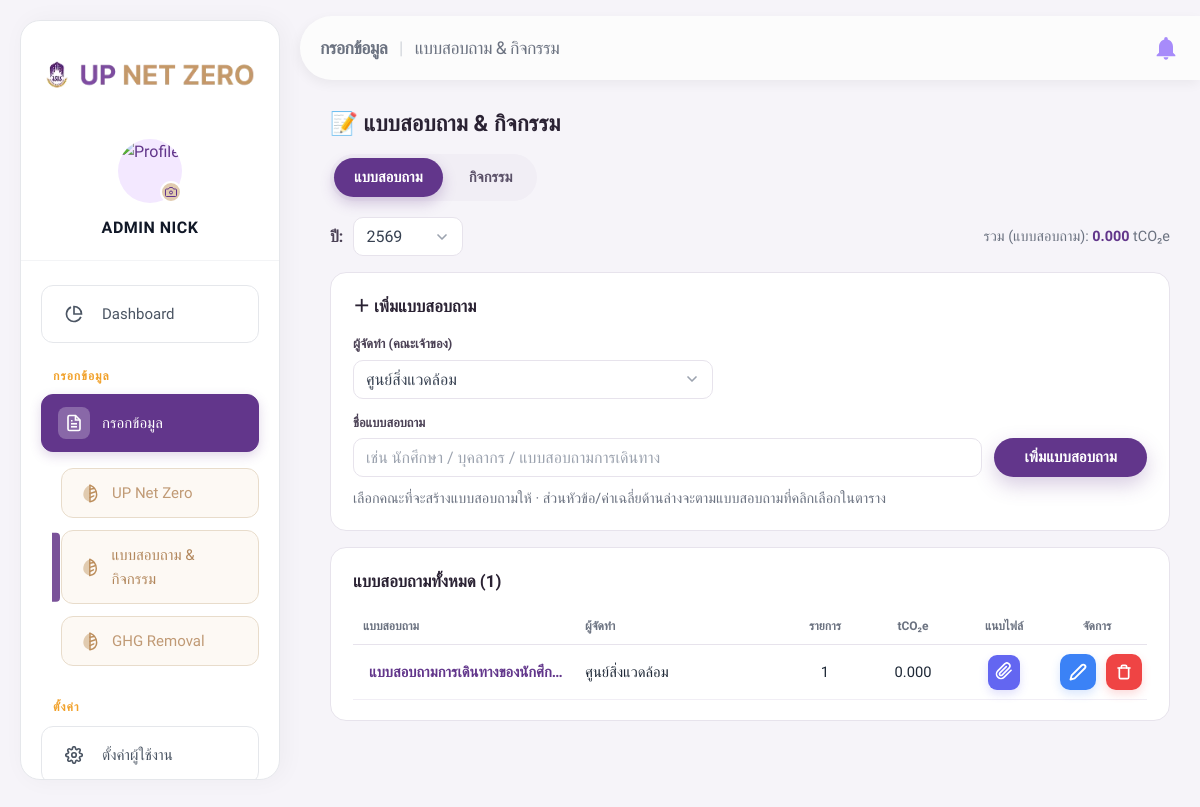
The page /admin/collect.php (signed in) on the database as committed earlier.
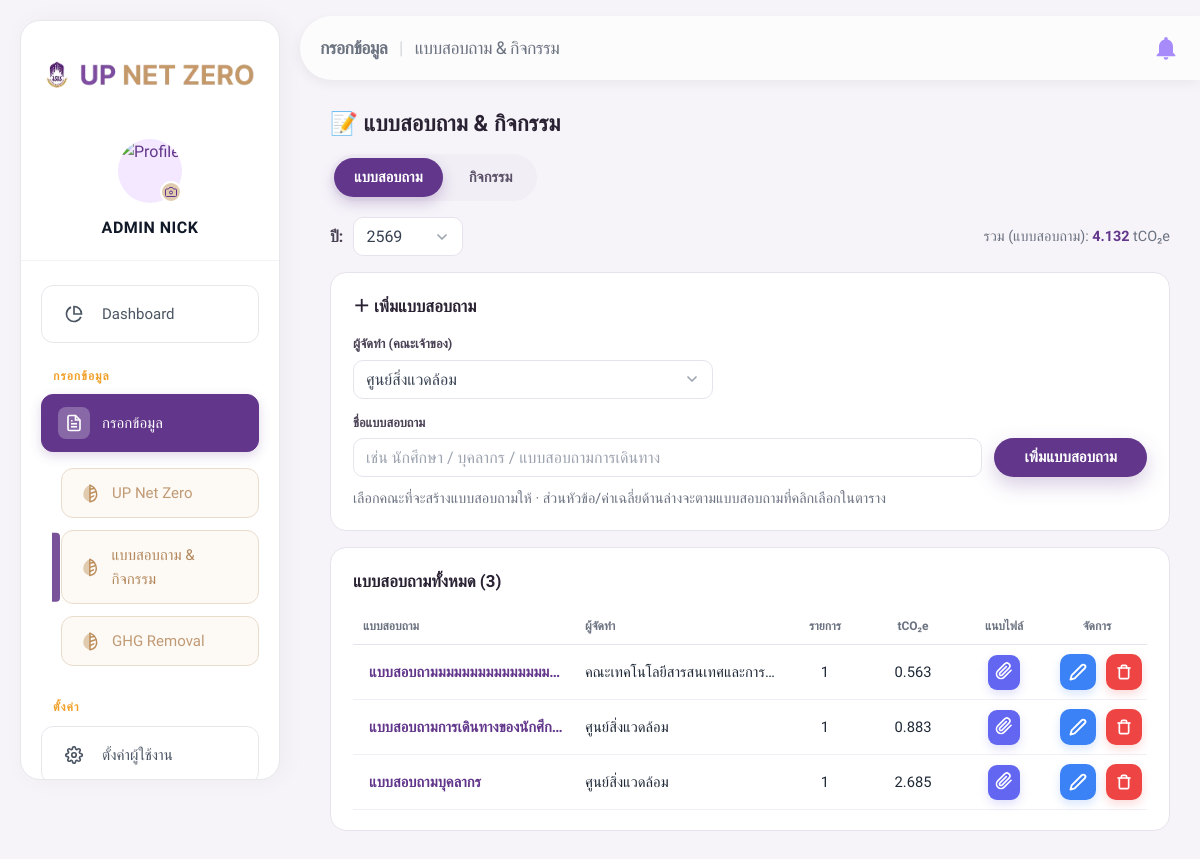
The same page on the database as committed later.
### tables this page shows
CREATE TABLE `questionnaire` (
  `id` int(11) NOT NULL AUTO_INCREMENT,
  `year_id` int(11) NOT NULL,
  `affiliation_id` int(11) NOT NULL DEFAULT 1,
  `audience` varchar(50) NOT NULL DEFAULT '',
  `created_by` int(11) DEFAULT NULL,
  `created_at` timestamp NULL DEFAULT current_timestamp(),
  PRIMARY KEY (`id`),
  UNIQUE KEY `uq_questionnaire_year_aud_aff` (`year_id`,`audience`,`affiliation_id`),
  KEY `fk_q_affil` (`affiliation_id`),
  KEY `fk_q_user` (`created_by`),
  CONSTRAINT `fk_q_affil` FOREIGN KEY (`affiliation_id`) REFERENCES `affiliation_id` (`id`) ON UPDATE CASCADE,
  CONSTRAINT `fk_q_user` FOREIGN KEY (`created_by`) REFERENCES `users` (`id`) ON DELETE SET NULL,
  CONSTRAINT `fk_questionnaire_year` FOREIGN KEY (`year_id`) REFERENCES `admin_year` (`id`) ON DELETE CASCADE
);

CREATE TABLE `affiliation_id` (
  `id` int(11) NOT NULL AUTO_INCREMENT,
  `affiliation_item` varchar(255) NOT NULL,
  PRIMARY KEY (`id`)
);

### admin/collect.php (called while the page is built, shortened)
<?php
require_once __DIR__ . '/../config/db.php';
$pdo  = getDB();
$root = '../';
$is_admin   = true;
$lock_affil = null;
require __DIR__ . '/../includes/collect_page.php';

### config/db.php (called while the page is built, shortened)
<?php
if (!function_exists('asset_v')) {
    function asset_v(string $rel): string
    {
        static $cache = [];
        if (!array_key_exists($rel, $cache)) {
            $abs = dirname(__DIR__) . '/' . ltrim($rel, '/');
            $m = @filemtime($abs);
            $cache[$rel] = $m ? ('?v=' . $m) : '';
        }
        return $cache[$rel];
    }
}

### components/dropdown.php (the view, shortened to what the changed rows need)
<?php
$dd_id          = $dd_id ?? ('dd_' . uniqid());
$dd_options     = $dd_options ?? [];
$dd_selected    = $dd_selected ?? '';
$dd_placeholder = $dd_placeholder ?? '-- กรุณาเลือก --';
$dd_disabled    = $dd_disabled ?? false;
$dd_style       = $dd_style ?? '';
$dd_class       = $dd_class ?? '';
$dd_normalized = [];
foreach ($dd_options as $key => $opt) {
    if (is_array($opt)) {
        $dd_normalized[] = [
            'value' => $opt['value'] ?? $key,
            'label' => $opt['label'] ?? ($opt['value'] ?? $key),
        ];
    } else {
        $dd_normalized[] = [
            'value' => $opt,
            'label' => $opt,
        ];
    }
}
$dd_selected_label = null;
if ($dd_selected !== '' && $dd_selected !== null) {
    foreach ($dd_normalized as $opt) {
        if ((string) $opt['value'] === (string) $dd_selected) {
            $dd_selected_label = $opt['label'];
            break;
        }
    }
}
$dd_has_options = count($dd_normalized) > 0;
?>
<div class="dd-component <?= htmlspecialchars($dd_class) ?>" id="<?= htmlspecialchars($dd_id) ?>"
    data-empty-label="<?= htmlspecialchars($dd_placeholder) ?>"
    <?= $dd_style !== '' ? 'style="' . htmlspecialchars($dd_style) . '"' : '' ?>>
   <button type="button" class="form-control-dark dd-trigger" id="<?= htmlspecialchars($dd_id) ?>_trigger"
        onclick="ddToggle('<?= htmlspecialchars($dd_id) ?>')"
        <?= $dd_style !== '' ? 'style="' . htmlspecialchars($dd_style) . '"' : '' ?>
        <?= ($dd_disabled || !$dd_has_options) ? 'disabled' : '' ?>>
        <span class="dd-label" id="<?= htmlspecialchars($dd_id) ?>_label"
            style="<?= $dd_selected_label === null ? 'color:#9CA3AF;' : 'color:#374151;' ?>">
            <?= htmlspecialchars($dd_has_options ? ($dd_selected_label ?? $dd_placeholder) : 'ไม่มีตัวเลือก') ?>
        </span>
        <svg class="dd-chevron" width="16" height="16" viewBox="0 0 24 24" fill="none" stroke="currentColor"
            stroke-width="2.5" stroke-linecap="round" stroke-linejoin="round">
            <polyline points="6 9 12 15 18 9"></polyline>
        </svg>
    </button>
</div>

### includes/collect_page.php (shortened to what the changed rows need)
<?php
$TABS = ['survey' => 'แบบสอบถาม', 'event' => 'กิจกรรม'];
$CENTRAL_AFFIL = 1;
$years  = $pdo->query("SELECT id AS year_id, year FROM admin_year ORDER BY year DESC")->fetchAll();
$affils = $is_admin ? $pdo->query("SELECT id, affiliation_item FROM affiliation_id ORDER BY id")->fetchAll() : [];
$selected_year = isset($_GET['year']) ? (int) $_GET['year'] : ($years[0]['year_id'] ?? 0);
$tab = (isset($_GET['tab']) && isset($TABS[$_GET['tab']])) ? $_GET['tab'] : array_key_first($TABS);
$is_survey = $tab === 'survey';
$group = trim((string)($_GET['group'] ?? ''));
$survey_affil = $is_admin ? (int)($_GET['maker'] ?? $CENTRAL_AFFIL) : (int)$lock_affil;
if ($is_survey)      $sel_affil = $survey_affil;
elseif ($is_admin)   $sel_affil = isset($_GET['affil']) ? (int) $_GET['affil'] : ($affils[0]['id'] ?? 0);
else                 $sel_affil = (int) $lock_affil;
$qs = function($extra = []) use ($selected_year, $tab, $is_admin, $survey_affil) {
    $p = ['year' => $selected_year, 'tab' => $tab];
    if ($is_admin && $tab === 'survey') $p['maker'] = $survey_affil;
    return 'collect.php?' . http_build_query(array_merge($p, $extra));
};
$rows = []; $events = []; $curEvent = null; $curItems = []; $curVol = []; $ef_items = []; $year_total = 0; $group_options = [];
if ($is_survey) {
    $qlist = $pdo->prepare("
        SELECT q.id AS qid, q.audience AS name, q.affiliation_id AS affid, a.affiliation_item AS maker_name,
               COUNT(DISTINCT qi.id) AS item_count,
               (SELECT COUNT(*) FROM evidence ev WHERE ev.entity_type='questionnaire' AND ev.entity_id=q.id) AS ev_count,
               COALESCE(SUM(COALESCE(ss.respondents,0)*COALESCE(ss.avg_value,0)*ai.AD)/1000, 0) AS tco2e
        FROM questionnaire q
        JOIN affiliation_id a ON a.id = q.affiliation_id
        LEFT JOIN questionnaire_item qi ON qi.questionnaire_id = q.id
        LEFT JOIN admin_item ai ON ai.id = qi.admin_item_id
        LEFT JOIN survey_summary ss ON ss.questionnaire_item_id = qi.id AND ss.affiliation_id = q.affiliation_id AND ss.year_id = :y
        WHERE q.year_id = :y2" . ($is_admin ? '' : " AND q.affiliation_id = :aff2") . "
        GROUP BY q.id, q.audience, q.affiliation_id, a.affiliation_item
        ORDER BY " . ($is_admin ? "a.affiliation_item, " : "") . "q.audience");
    $qp = [':y'=>$selected_year, ':y2'=>$selected_year];
    $qlist->execute($qp);
    $questionnaires = $qlist->fetchAll();
    $sel_survey_exists = false;
    $it = $pdo->prepare("
        SELECT qi.id AS qiid, ai.name_tiem AS label, qi.admin_item_id, ai.unit, ai.AD, ag.scope,
               COALESCE(ss.respondents,0) AS respondents, COALESCE(ss.avg_value,0) AS avg_value,
               (COALESCE(ss.respondents,0)*COALESCE(ss.avg_value,0)*ai.AD)/1000 AS emission
        FROM questionnaire q
        JOIN questionnaire_item qi ON qi.questionnaire_id=q.id
        JOIN admin_item ai ON ai.id=qi.admin_item_id
        JOIN admin_g ag ON ag.id=ai.scope
        LEFT JOIN survey_summary ss ON ss.questionnaire_item_id=qi.id AND ss.affiliation_id=:aff AND ss.year_id=:y
        WHERE q.year_id=:y2 AND q.audience=:grp AND q.affiliation_id=:aff2 ORDER BY qi.order_num, qi.id");
    $it->execute([':aff'=>$sel_affil, ':y'=>$selected_year, ':y2'=>$selected_year, ':grp'=>$group, ':aff2'=>$survey_affil]);
    $rows = $it->fetchAll();
    $year_total = $sel_survey_exists
        ? array_sum(array_map(fn($r)=>(float)$r['emission'], $rows))
        : array_sum(array_map(fn($q)=>(float)$q['tco2e'], $questionnaires));
}
?>
<!DOCTYPE html>
<html lang="th">
<head>
    <link rel="stylesheet" href="<?= $root ?>assets/css/admin.css<?= asset_v('assets/css/admin.css') ?>">
    <link rel="stylesheet" href="<?= $root ?>assets/css/sidebar.css<?= asset_v('assets/css/sidebar.css') ?>">
</head>
<body style="background:#F6F4F9;">
    <main class="main-content">
        <div class="co">
            <h1>📝 แบบสอบถาม & กิจกรรม</h1>
            <?php if (count($TABS) > 1): ?>
            <div class="tabs">
                <?php foreach ($TABS as $k=>$lbl):
                    $href="collect.php?year=$selected_year&tab=$k";
                    if ($k==='survey') $href.='&group='.urlencode($group); ?>
                    <a class="<?= $tab===$k?'on':'' ?>" href="<?= $href ?>"
                        onclick="return !this.classList.contains('on');"><?= $lbl ?></a>
                <?php endforeach; ?>
            </div>
            <?php endif; ?>
            <div class="row-top">
                <?php $dd_id='coYear';$dd_name='year_nav';$dd_options=array_map(fn($y)=>['value'=>$y['year_id'],'label'=>(string)$y['year']],$years);
                    include __DIR__.'/../components/dropdown.php'; ?>
                <?php if (!$is_survey):  ?>
                <span class="muted" style="margin-left:auto;text-align:right;line-height:1.5;">
                    กิจกรรมปล่อย: <span class="tot"><?= number_format($ev_emit_total,3) ?></span> tCO₂e<br>
                    กิจกรรมดูดกลับ: <span style="color:#166534;font-weight:800;"><?= number_format($ev_rmv_total,3) ?></span> tCO₂e
                </span>
                <?php else: ?>
                <span class="muted" style="margin-left:auto;">รวม (<?= htmlspecialchars($sel_survey_exists ? $group : 'แบบสอบถาม') ?>): <span class="tot"><?= number_format($year_total,3) ?></span> tCO₂e</span>
                <?php endif; ?>
            </div>
            <?php if ($is_survey):  ?>
                <div class="card">
                    <h2>＋ เพิ่มแบบสอบถาม</h2>
                    <form method="POST">
                        <?php if ($is_admin): ?>
                        <div class="fld" style="max-width:360px;margin-bottom:14px;"><label>ผู้จัดทำ (คณะเจ้าของ)</label>
                            <?php $dd_id='surveyMaker';$dd_name='maker';
                                $dd_options=array_map(fn($a)=>['value'=>$a['id'],'label'=>$a['affiliation_item']],$affils);
                                $dd_selected=$survey_affil;$dd_required=true;$dd_class='dd-field';$dd_placeholder='เลือกผู้จัดทำ';$dd_style='width:100%;';
                                include __DIR__.'/../components/dropdown.php'; ?>
                        </div>
                        <?php endif; ?>
                        <div class="frow">
                            <div class="fld" style="flex:1;min-width:240px;"><label>ชื่อแบบสอบถาม</label>
                                <?php $ti_id='qName';$ti_name='q_name';$ti_required=true;$ti_placeholder='เช่น นักศึกษา / บุคลากร / แบบสอบถามการเดินทาง';$ti_wrap_style='width:100%;';include __DIR__.'/../components/text_input.php'; ?></div>
                            <div style="align-self:flex-end;"><?php $btn_label='เพิ่มแบบสอบถาม';$btn_variant='primary';$btn_type='submit';include __DIR__.'/../components/button.php'; ?></div>
                        </div>
                    </form>
                    <?php if ($is_admin): ?><p class="muted" style="margin-top:10px;">เลือกคณะที่จะสร้างแบบสอบถามให้ · ส่วนหัวข้อ/ค่าเฉลี่ยด้านล่างจะตามแบบสอบถามที่คลิกเลือกในตาราง</p><?php endif; ?>
                </div>
                <div class="card">
                    <h2>แบบสอบถามทั้งหมด (<?= count($questionnaires) ?>)</h2>
                    <?php if (empty($questionnaires)): ?>
                        <p class="muted">ยังไม่มีแบบสอบถามในปีนี้ — เพิ่มด้านบน</p>
                    <?php else: ?>
                    <table class="t" style="table-layout:fixed;">
                        <colgroup>
                            <col>
                            <?php if($is_admin):?><col style="width:210px;"><?php endif;?>
                            <col style="width:80px;">
                            <col style="width:96px;">
                            <col style="width:86px;">
                            <col style="width:100px;">
                        </colgroup>
                        <thead><tr><th style="text-align:left;">แบบสอบถาม</th><?php if($is_admin):?><th style="text-align:left;">ผู้จัดทำ</th><?php endif;?><th class="num">รายการ</th><th class="num">tCO₂e</th><th style="text-align:center;">แนบไฟล์</th><th>จัดการ</th></tr></thead>
                        <tbody>
                        <?php foreach ($questionnaires as $qq): $isSelQ = ($qq['name']===$group && (int)$qq['affid']===(int)$survey_affil); ?>
                            <tr class="evt <?= $isSelQ?'sel':'' ?>">
                                <td style="text-align:left;"><div style="display:flex;align-items:center;"><a class="linkish evt-name" title="<?= htmlspecialchars($qq['name'],ENT_QUOTES) ?>" href="<?= $isSelQ ? $qs() : $qs(['group'=>$qq['name'],'maker'=>(int)$qq['affid']]) ?>"><?= htmlspecialchars($qq['name']) ?></a></div></td>
                                <?php if($is_admin):?><td style="text-align:left;white-space:nowrap;overflow:hidden;text-overflow:ellipsis;" title="<?= htmlspecialchars($qq['maker_name'],ENT_QUOTES) ?>"><?= htmlspecialchars($qq['maker_name']) ?></td><?php endif;?>
                                <td class="num"><?= (int)$qq['item_count'] ?></td>
                                <td class="num"><?= number_format((float)$qq['tco2e'],3) ?></td>
                                <td style="text-align:center;">
                                    <button type="button" class="ev-open-btn" data-ev="questionnaire:<?= (int)$qq['qid'] ?>" title="แนบ (ไฟล์/ลิงก์)"
                                        onclick="openEvidence({type:'questionnaire', id:<?= (int)$qq['qid'] ?>, title:<?= htmlspecialchars(json_encode($qq['name'], JSON_UNESCAPED_UNICODE), ENT_QUOTES) ?>})">
                                        <svg viewBox="0 0 24 24" width="18" height="18" fill="none" stroke="currentColor" stroke-width="2.2" stroke-linecap="round" stroke-linejoin="round"><path d="M21.44 11.05l-9.19 9.19a6 6 0 0 1-8.49-8.49l9.19-9.19a4 4 0 0 1 5.66 5.66l-9.2 9.19a2 2 0 0 1-2.83-2.83l8.49-8.48"></path></svg>
                                    </button>
                                </td>
                                <td class="num" style="white-space:nowrap;">
                                    <button type="button" class="icobtn edit" title="แก้ไขชื่อ" data-name="<?= htmlspecialchars($qq['name'],ENT_QUOTES) ?>" data-affid="<?= (int)$qq['affid'] ?>" onclick="qEdit(this)"><svg width="18" height="18" viewBox="0 0 24 24" fill="none" stroke="currentColor" stroke-width="2.5" stroke-linecap="round" stroke-linejoin="round"><path d="M17 3a2.828 2.828 0 1 1 4 4L7.5 20.5 2 22l1.5-5.5L17 3z"></path></svg></button>
                                    <form method="POST" onsubmit="return confirm('ลบแบบสอบถามนี้ทั้งหมด (รวมรายการและค่าเฉลี่ย)?')" style="display:inline;">
                                        <button class="icobtn del" title="ลบแบบสอบถาม" type="submit"><svg width="18" height="18" viewBox="0 0 24 24" fill="none" stroke="currentColor" stroke-width="2.5" stroke-linecap="round" stroke-linejoin="round"><polyline points="3 6 5 6 21 6"></polyline><path d="M19 6v14a2 2 0 0 1-2 2H7a2 2 0 0 1-2-2V6m3 0V4a2 2 0 0 1 2-2h4a2 2 0 0 1 2 2v2"></path></svg></button>
                                    </form>
                                </td>
                            </tr>
                        <?php endforeach; ?>
                        </tbody>
                    </table>
                                    <?php $btn_label='บันทึกการแก้ไข';$btn_variant='primary';$btn_type='submit';include __DIR__.'/../components/button.php'; ?>
                    <?php endif; ?>
                </div>
            <?php endif; ?>
        </div>
    </main>
</body>
</html>

Rows that differ between the two databases and show on the page:
added questionnaire: audience "แบบสอบถามมมมมมมมมมมมมมม…", affiliation.affiliation_item "คณะเทคโนโลยีสารสนเทศและการ…", item_count "1", tco2e "0.563"
computed for questionnaire "แบบสอบถามการเดินทางของนักศึกษา": tco2e "0.000" → "0.883"
added questionnaire: audience "แบบสอบถามบุคลากร", affiliation.affiliation_item "ศูนย์สิ่งแวดล้อม", item_count "1", tco2e "2.685"
Other text that changed with them:
$year_total: "0.000" → "4.132"
count($questionnaires): "1" → "3"
